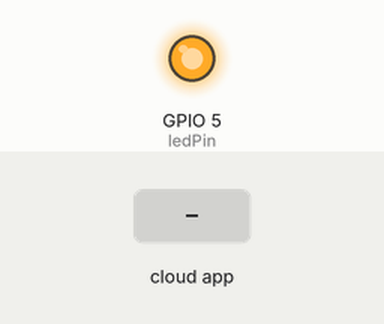
Simulated run of this sketch. Board: ESP8266 (NodeMCU). On the bench: output pins drawn as LEDs (lit = HIGH). The inputs (shaded band) are chosen by the test bench. WiFi joins after 1.5 s; servers stay silent unless stated; the Firebase database answers and starts empty; what the sketch prints to the serial monitor is not drawn.

Above: at 10.2 s.
10.3 s: the phone or cloud app sets Node1 to 0
At 11.3 s:
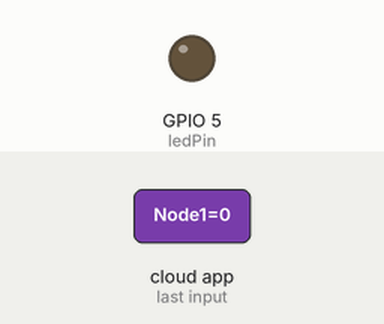
12.4 s: the phone or cloud app sets Node1 to 2
At 13.5 s:
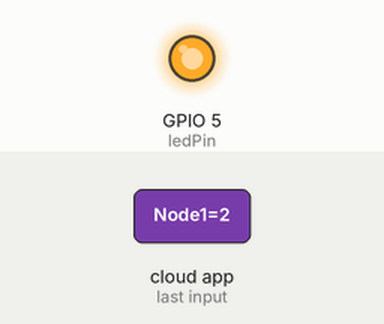
Timing chart, 0 to 15.4 s (numbered marks = the images above; inputs shaded):
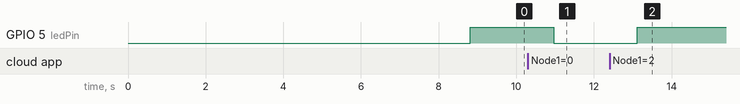

Measured:
- after the input at 10.3 s, GPIO 5 (ledPin): HIGH → LOW after 0.66 s
- after the input at 12.4 s, GPIO 5 (ledPin): LOW → HIGH after 0.71 s

The sketch:

conect_external_server.ino
```cpp
#include <ESP8266WiFi.h>
#include "FirebaseESP8266.h"

//SSID dados da rede
const char* ssid = "Nome_da_rede"; //nome da rede que a placa ira se conectar
const char* ssidPassword = "Senha_da_rede"; //senha da rede

//host
#define FIREBASE_HOST "https://Server_id.firebaseio.com/" //link de acesso ao servidor
#define FIREBASE_AUTH "Secret_key" // senha de acesso ao servidor

//define objetos para base de dados
FirebaseData firebaseData1;

const int ledPin = 5;
String path = "/Nodes";
String nodeID = "Node1";

void setup() {
  //Serial
  Serial.begin(115200);//frequencia da porta serial
  pinMode(ledPin,OUTPUT);

  delay(10);
  //printa no monitor serial que esta se conectando a rede wifi
  Serial.println();
  Serial.println();
  Serial.print("Conectando a rede: ");
  Serial.print(ssid);

  WiFi.begin(ssid, ssidPassword); // se conecta a rede wifi local

  while(WiFi.status() != WL_CONNECTED){
    delay(500); // espera ate se conectar a rede wifi
    Serial.print(".");
  }

  Serial.println();
  Serial.print("Conectado a rede");
  Serial.println("IP address local: ");
  Serial.print(WiFi.localIP());
  Serial.println();

  Firebase.begin(FIREBASE_HOST,FIREBASE_AUTH); //se conecta ao servidor
  Firebase.reconnectWiFi(true);

  if (!Firebase.setInt(firebaseData1, path + "/" + nodeID,2)) //setDouble salva o valor 2 no caminho: path + "/" + nodeID
    {
        Serial.println("Could not begin stream");
        Serial.println("REASON: " + firebaseData1.errorReason());
        Serial.println();
    }
  delay(5000);
  Serial.println("Conectado ao servidor: ");
  Serial.print(FIREBASE_HOST);
}

void loop() {
  delay(2000);

  Firebase.getInt(firebaseData1,path + "/" + nodeID); // acessa o valor inteiro no caminho
  Serial.println(firebaseData1.intData()); //printa valor inteiro que esta gravado em firebaseData1

  if (firebaseData1.intData() == 2)
    {
        digitalWrite(ledPin,HIGH);
    }else{
        digitalWrite(ledPin,LOW);
    }

    if (firebaseData1.streamTimeout()) // caso nao obtenha mais resposta do servidor
    {
        Serial.println();
        Serial.println("Stream timeout, resume streaming...");
        Serial.println();
    }
}
```
